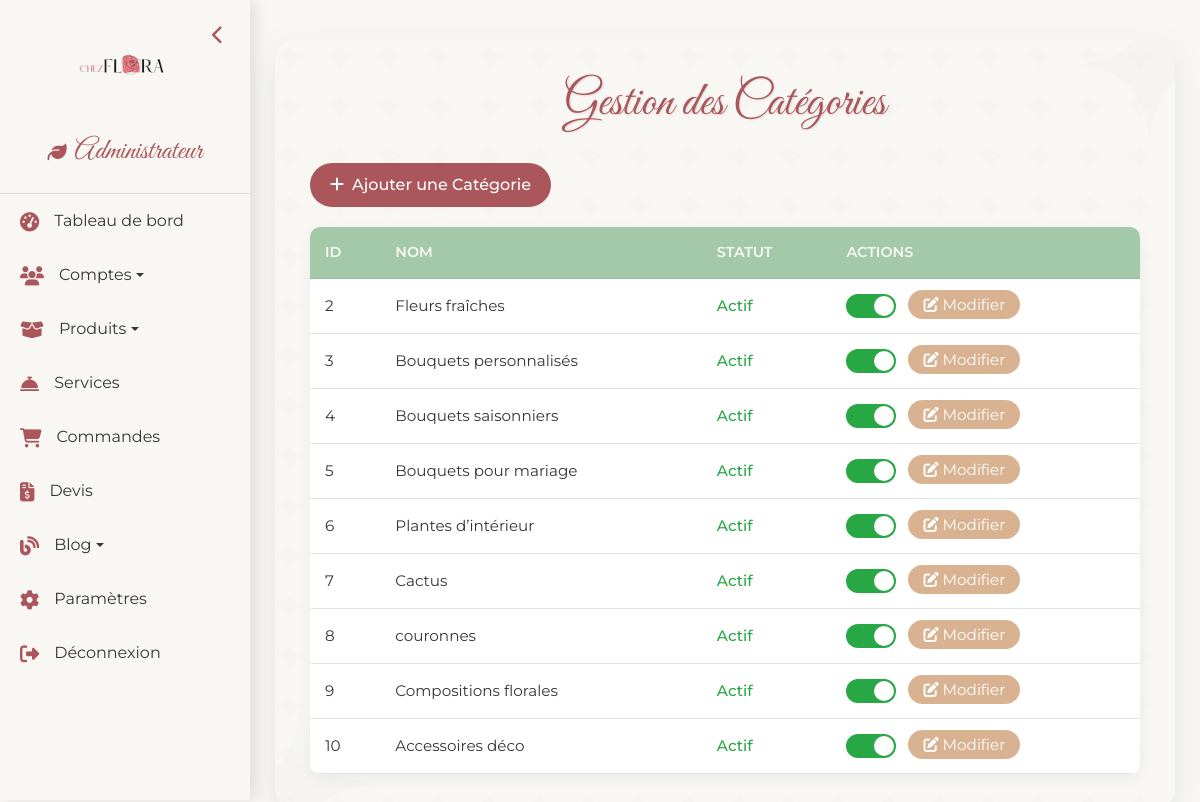
Page /templates/admin/categories.php (signed in) on the committed database.
### tables this page shows
CREATE TABLE IF NOT EXISTS `categorie` (
  `id_categorie` int NOT NULL AUTO_INCREMENT,
  `nom_categorie` varchar(100) NOT NULL,
  `is_deleted` tinyint(1) DEFAULT '0',
  PRIMARY KEY (`id_categorie`)
);

### templates/admin/categories.php (the view, shortened to what this page needs)
<?php
$database = new Database();
$conn = $database->connect();
try {
    $query = "SELECT id_categorie, nom_categorie, is_deleted FROM categorie ORDER BY id_categorie";
    $stmt = $conn->prepare($query);
    $stmt->execute();
    $categories = $stmt->fetchAll(PDO::FETCH_ASSOC);
} catch (PDOException $e) {
    $errorMessage = 'Erreur lors de la récupération des catégories : ' . $e->getMessage();
}
?>
<!DOCTYPE html>
<html lang="fr">
<head>
    <link href="https://cdn.jsdelivr.net/npm/bootstrap@5.3.0/dist/css/bootstrap.min.css" rel="stylesheet">
    <link rel="stylesheet" href="https://cdnjs.cloudflare.com/ajax/libs/font-awesome/6.4.0/css/all.min.css">
    <link rel="stylesheet" href="https://cdnjs.cloudflare.com/ajax/libs/animate.css/4.1.1/animate.min.css">
</head>
<body>
    <?php include 'navbar.php'; ?>
    <div class="categories-container animate__animated animate__fadeInUp">
        <div class="floral-decoration floral-top-right"></div>
        <h2 class="animate__animated animate__fadeIn">Gestion des Catégories</h2>
        <button type="button" class="add-categorie-btn" data-bs-toggle="modal" data-bs-target="#addCategorieModal">
            <i class="fas fa-plus me-2"></i>Ajouter une Catégorie
        </button>
        <?php if (empty($categories)): ?>
            <p class="text-center">Aucune catégorie trouvée.</p>
        <?php else: ?>
            <table class="categories-table">
                <thead>
                    <tr>
                        <th>ID</th>
                        <th>Nom</th>
                        <th>Statut</th>
                        <th>Actions</th>
                    </tr>
                </thead>
                <tbody>
                    <?php foreach ($categories as $categorie): ?>
                        <tr>
                            <td><?php echo htmlspecialchars($categorie['id_categorie']); ?></td>
                            <td><?php echo htmlspecialchars($categorie['nom_categorie']); ?></td>
                            <td>
                                <span class="<?php echo $categorie['is_deleted'] == 0 ? 'status-active' : 'status-inactive'; ?>">
                                    <?php echo $categorie['is_deleted'] == 0 ? 'Actif' : 'Désactivé'; ?>
                                </span>
                            </td>
                            <td>
                                <form method="POST" action="categories.php" style="display: inline;">
                                    <label class="switch">
                                        <span class="slider"></span>
                                    </label>
                                </form>
                                <a href="update_categories.php?id=<?php echo $categorie['id_categorie']; ?>" class="edit-btn ms-2">
                                    <i class="fas fa-edit me-1"></i>Modifier
                                </a>
                            </td>
                        </tr>
                    <?php endforeach; ?>
                </tbody>
            </table>
        <?php endif; ?>
    </div>
</body>
</html>

### templates/admin/categories.php (style rules this page uses)
:root { --vert-principal: rgb(170, 86, 90); --vert-clair: #A3C9A8; --rose-doux: #EACBD2; --blanc-creme: #F9F7F4; --terre-cuite: #D9B391; --text-dark: #363636; }
body { background-color: var(--blanc-creme); font-family: 'Montserrat', sans-serif; color: var(--text-dark); margin: 0; padding-left: 250px; transition: padding-left 0.3s ease; }
.categories-container { max-width: 900px; margin: 40px auto; padding: 35px; background-color: var(--blanc-creme); border-radius: 20px; box-shadow: 0 10px 30px rgba(92, 141, 118, 0.15); transition: transform 0.4s ease, box-shadow 0.4s ease; position: relative; overflow: hidden; animation: fadeInUp 1s ease-out; }
.categories-container::before { content: ''; position: absolute; top: 0; left: 0; width: 100%; height: 100%; opacity: 0.3; z-index: 0; }
.categories-container > * { position: relative; z-index: 1; }
.categories-container h2 { color: var(--vert-principal); font-family: 'Great Vibes', cursive; font-size: 3rem; text-align: center; margin-bottom: 30px; text-shadow: 1px 1px 2px rgba(0, 0, 0, 0.1); animation: fadeIn 1.2s ease-out; }
.add-categorie-btn { background-color: var(--vert-principal); border: none; border-radius: 30px; padding: 10px 20px; font-size: 1rem; color: white; font-weight: 500; transition: all 0.3s ease; margin-bottom: 20px; display: inline-block; }
.categories-table { width: 100%; border-collapse: collapse; background-color: white; border-radius: 10px; overflow: hidden; box-shadow: 0 5px 15px rgba(0, 0, 0, 0.05); }
.categories-table th, .categories-table td { padding: 15px; text-align: left; border-bottom: 1px solid rgba(92, 141, 118, 0.2); }
.categories-table th { background-color: var(--vert-clair); color: var(--blanc-creme); font-weight: 600; text-transform: uppercase; font-size: 0.9rem; }
.categories-table td { color: var(--text-dark); font-size: 0.95rem; }
.status-active { color: #28a745; font-weight: 500; }
.switch { position: relative; display: inline-block; width: 50px; height: 24px; }
.slider { position: absolute; cursor: pointer; top: 0; left: 0; right: 0; bottom: 0; background-color: #dc3545; transition: 0.4s; border-radius: 24px; }
.slider:before { position: absolute; content: ""; height: 20px; width: 20px; left: 2px; bottom: 2px; background-color: white; transition: 0.4s; border-radius: 50%; }
input:checked + .slider { background-color: #28a745; }
input:checked + .slider:before { transform: translateX(26px); }
.edit-btn { background-color: var(--terre-cuite); border: none; border-radius: 20px; padding: 5px 15px; color: white; font size: 0.9rem; transition: all 0.3s ease; text-decoration: none; }
.floral-decoration { position: absolute; width: 150px; height: 150px; background-size: contain; background-repeat: no-repeat; z-index: 0; opacity: 0.2; animation: rotate 20s linear infinite; }
.floral-top-right { top: -50px; right: -50px; }

### templates/admin/navbar.php (style rules this page uses)
:root { --vert-principal: rgb(170, 86, 90); --vert-clair: #A3C9A8; --rose-doux: #EACBD2; --blanc-creme: #F9F7F4; --terre-cuite: #D9B391; --text-dark: #363636; }

### rows in the picture
categorie: id_categorie "2", nom_categorie "Fleurs fraîches", is_deleted "Actif"
categorie: id_categorie "3", nom_categorie "Bouquets personnalisés", is_deleted "Actif"
categorie: id_categorie "4", nom_categorie "Bouquets saisonniers", is_deleted "Actif"
categorie: id_categorie "5", nom_categorie "Bouquets pour mariage", is_deleted "Actif"
categorie: id_categorie "6", nom_categorie "Plantes d’intérieur", is_deleted "Actif"
categorie: id_categorie "7", nom_categorie "Cactus", is_deleted "Actif"
categorie: id_categorie "8", nom_categorie "couronnes", is_deleted "Actif"
categorie: id_categorie "9", nom_categorie "Compositions florales", is_deleted "Actif"
categorie: id_categorie "10", nom_categorie "Accessoires déco", is_deleted "Actif"
